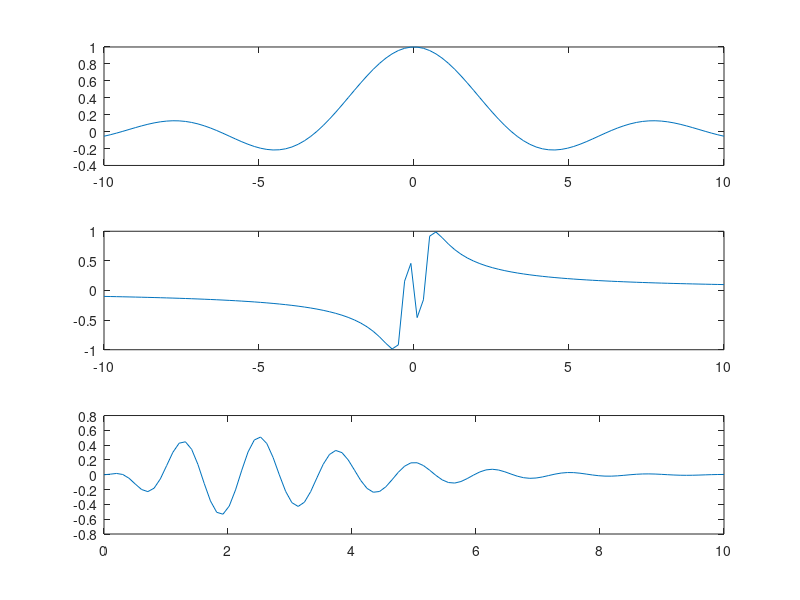

This chart was generated by the following MATLAB code:
clc;
clear all;
x1 = linspace (-10,10);
x2 = linspace (0,10);

subplot(3,1,1);
plot (x1,sin(x1)./x1);
subplot(3,1,2);
plot (x1, sin(1./x1));
subplot (3,1,3);
plot (x2,x2.^2.*exp(-x2).*cos(5.*x2));

